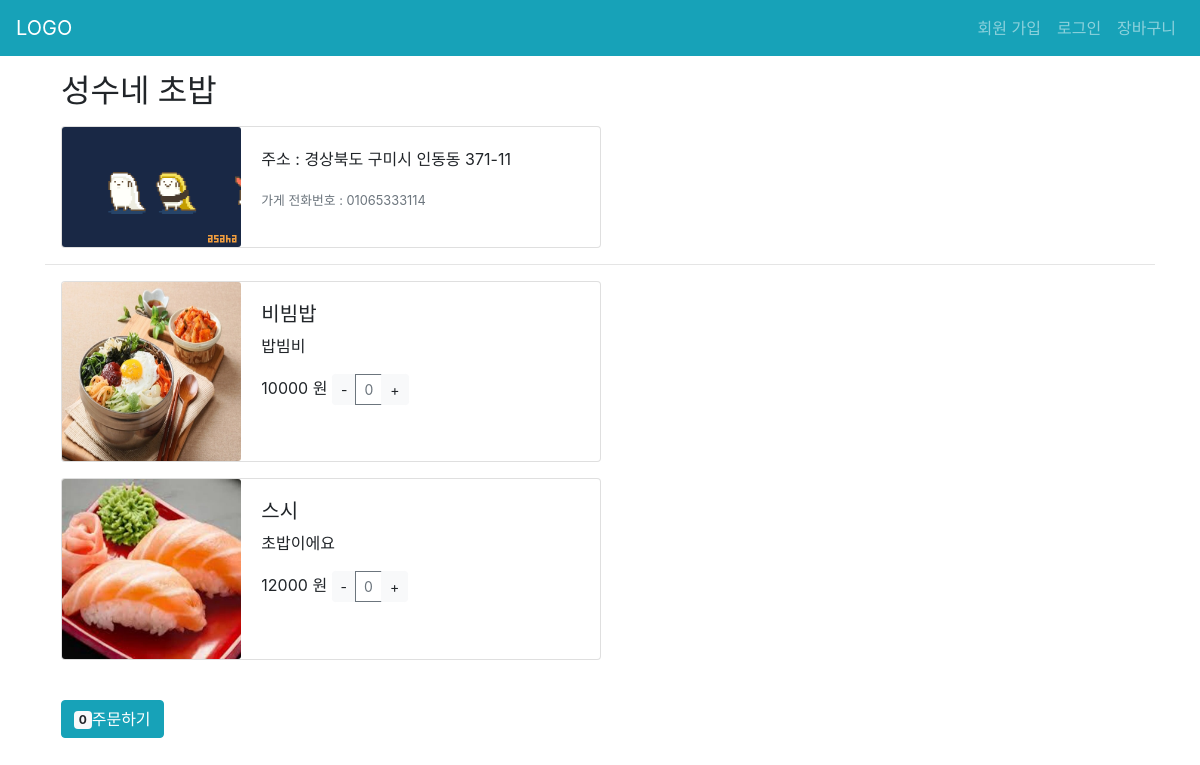
/main/2/menu/, run on the app's committed database.
### ceos/models.py (models this page shows)
class Store(models.Model):
    manager = models.ForeignKey(settings.AUTH_USER_MODEL, on_delete=models.CASCADE)
    store_name = models.CharField(max_length=50)
    store_phone = models.CharField(max_length=20)
    store_number = models.CharField(max_length=20)
    store_location = models.CharField(max_length=100)
    store_cartegory = models.IntegerField(default=0, choices=[
            (0, "한식"), (1, "중국집"), (2, "일식"), (3, "피자"), (4, "치킨")
        ])
    store_image = models.ImageField(blank=True, upload_to="store/%Y/%m/%d")
    orderlists = models.ManyToManyField(
            settings.AUTH_USER_MODEL,
            related_name="restaurant",
            through='OrderList',
        )
    reviews = models.ManyToManyField(
            settings.AUTH_USER_MODEL,
            related_name="orderedstore",
            through='reviews.Review',
        )

class StoreMenu(models.Model):
    store = models.ForeignKey(Store, on_delete=models.CASCADE)
    menu_name = models.CharField(max_length=50)
    menu_info = models.CharField(blank=True, max_length=50)
    menu_price = models.IntegerField()
    menu_image = models.ImageField(blank=True, upload_to="menu/%Y/%m/%d")

### main/views.py (the view)
# urls.py: path('<int:store_pk>/menu/', views.menu, name='menu'),
def menu(request, store_pk):
    store = get_object_or_404(Store, pk=store_pk)
    menu_list = store.storemenu_set.all()
    print(store, menu_list)
    context = {
        'menu_list': menu_list,
        'store': store,
    }
    return render(request, 'main/menu_list.html', context)

### carton/cart.py (called while the page is built)
    @property
    def items(self):
        return self._items_dict.values()

    @property
    def total(self):
        return sum([item.subtotal for item in self.items])

### carton/templatetags/carton_tags.py (called while the page is built)
@register.simple_tag
def get_cart(context, session_key=None, cart_class=Cart):
    request = context['request']
    return cart_class(request.session, session_key=session_key)

### main/templates/main/menu_list.html (shortened to what this page needs)
{% extends 'base.html' %}
{% block content %}
{% load carton_tags %}
{% get_cart as cart %}
    <h2 class="mt-3 ml-3">{{ store.store_name }}</h2>
    <div class="card m-3" style="max-width: 540px;">
    <div class="row no-gutters">
        <div class="col-md-4">
        <img src="{{ store.store_image.url }}" class="card-img" alt="...">
        </div>
        <div class="col-md-8">
        <div class="card-body">
            <p class="card-text">주소 : {{ store.store_location }}</p>
            <p class="card-text"><small class="text-muted">가게 전화번호 : {{ store.store_phone }}</small></p>
        </div>
        </div>
    </div>
    </div>
    <hr>
    {% for menu in menu_list%}
    <div class="card m-3" style="max-width: 540px;">
        <div class="row no-gutters">
            <div class="col-md-4">
                <img src="{{ menu.menu_image.url }}" class="card-img" alt="...">
            </div>
            <div class="col-md-8">
                <div class="card-body">
                    <h5>{{ menu.menu_name }}</h5>
                    <p>{{ menu.menu_info }}</p>
                    <span>{{ menu.menu_price }} 원</span>
                    <div class="btn-group btn-group-sm" role="group">
                        <button data-menu="{{ menu.pk }}"  type="button" class="btn btn-light btn-group-sm minusBtn">-</button>
                        <input id="cnt-{{ menu.pk }}" type="button" class="btn btn-outline-secondary btn-group-sm" value="0" readonly>
                        <button data-menu="{{ menu.pk }}" type="button" class="btn btn-light btn-group-sm plusBtn">+</button>
                    </div>
                </div>
            </div>
        </div>
    </div>
    {% endfor %}
    <br>
    <a href="{% url 'shopping:show_cart' %}" id="submitBtn" class="btn btn-info ml-3"><span id="spanTotal" class="badge badge-light">{{ cart.total }}</span>주문하기</a>
{% endblock %}

### data on the page
Store: store_name "성수네 초밥", store_image (picture), store_location "경상북도 구미시 인동동 371-11", store_phone "01065333114"
StoreMenu: menu_image (picture), menu_name "비빔밥", menu_info "밥빔비", menu_price "10000"
StoreMenu: menu_image (picture), menu_name "스시", menu_info "초밥이에요", menu_price "12000"

### other printed values
{{ cart.total }} "0"
